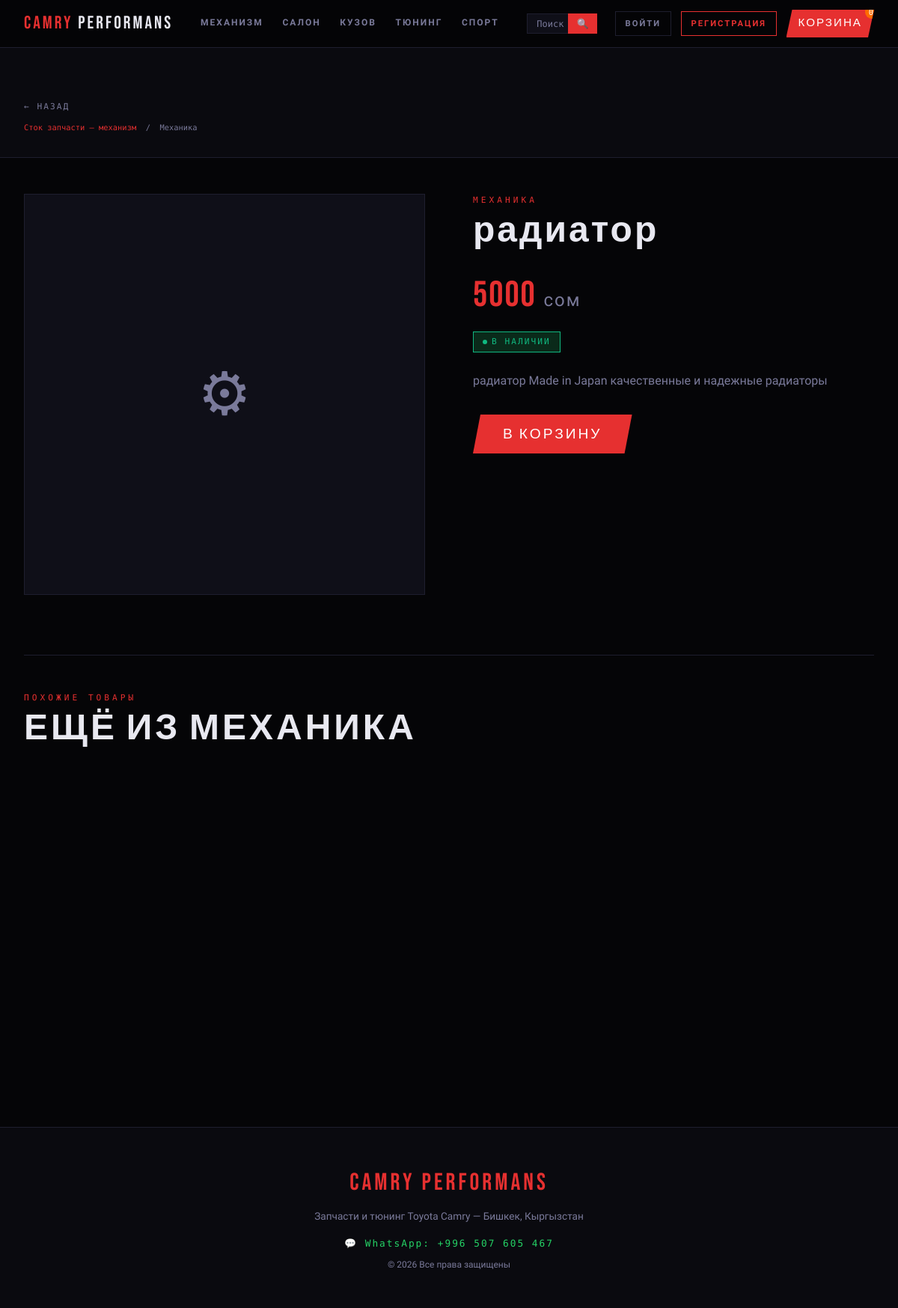
Screenshot of /product/4/ with the database file from the repository.
### core/models.py (models this page shows, shortened)
class Product(models.Model):
    category       = models.ForeignKey(Category, on_delete=models.CASCADE, related_name='products', verbose_name='Категория')
    compatible_with= models.ManyToManyField(CarModel, blank=True, verbose_name='Совместимость')
    title          = models.CharField(max_length=250, verbose_name='Название')
    description    = models.TextField(verbose_name='Описание')
    price          = models.DecimalField(max_digits=10, decimal_places=2, verbose_name='Цена (сом)')
    image          = models.ImageField(upload_to='products/', blank=True, null=True, verbose_name='Фото')
    in_stock       = models.BooleanField(default=True, verbose_name='В наличии')
    is_premium     = models.BooleanField(default=False, verbose_name='Премиум')
    created_at     = models.DateTimeField(auto_now_add=True)
    class Meta:
        verbose_name = 'Товар'
        verbose_name_plural = 'Товары'

class Category(models.Model):
    name       = models.CharField(max_length=100, verbose_name='Название')
    slug       = models.SlugField(unique=True)
    department = models.CharField(max_length=20, choices=DEPARTMENT_CHOICES, default='stock', verbose_name='Отдел')
    description= models.TextField(blank=True, verbose_name='Описание')
    image      = models.ImageField(upload_to='categories/', blank=True, null=True, verbose_name='Фото')
    class Meta:
        verbose_name = 'Категория'
        verbose_name_plural = 'Категории'

### core/views.py (the view)
# urls.py: path('product/<int:pk>/', views.product_detail, name='product_detail'),
def product_detail(request, pk):
    product = get_object_or_404(Product, pk=pk)
    related = Product.objects.filter(category=product.category).exclude(pk=pk)[:4]
    return render(request, 'product_detail.html', {'product': product, 'related': related})

### core/templates/product_detail.html (shortened to what this page needs)
{% extends 'base.html' %}
{% block content %}
<div style="background:var(--dark);border-bottom:1px solid var(--border);padding:4rem 0 2rem">
  <div class="container">
    <a href="javascript:history.back()" style="font-family:var(--font-mono);font-size:0.7rem;color:var(--muted);letter-spacing:2px">← НАЗАД</a>
    <div style="font-family:var(--font-mono);font-size:0.65rem;color:var(--muted);margin-top:0.5rem">
      <a href="/dept/{{ product.category.department }}/" style="color:var(--red)">{{ product.category.get_department_display }}</a>
      &nbsp;/&nbsp;
      <a href="/category/{{ product.category.slug }}/">{{ product.category.name }}</a>
    </div>
  </div>
</div>
<div class="container" style="padding-top:3rem;padding-bottom:5rem">
  <div style="display:grid;grid-template-columns:1fr 1fr;gap:4rem;align-items:start">
    <div style="background:var(--card);border:1px solid var(--border);width:100%;aspect-ratio:1;display:flex;align-items:center;justify-content:center;font-size:5rem;color:var(--muted);overflow:hidden;position:relative">
      {% if product.image %}
        <img src="{{ product.image.url }}" alt="{{ product.title }}" style="width:100%;height:100%;object-fit:cover">
      {% else %}
        &#9881;
      {% endif %}
    </div>
    <div>
      <p class="section-label">{{ product.category.name }}</p>
      <h1 style="font-family:var(--font-head);font-size:clamp(2rem,4vw,3.5rem);letter-spacing:3px;line-height:1;margin-bottom:1.5rem">{{ product.title }}</h1>
      <div style="font-family:var(--font-head);font-size:3rem;color:var(--red);letter-spacing:2px;margin-bottom:0.5rem">
        {{ product.price|floatformat:0 }} <span style="font-size:1.5rem;color:var(--muted);font-family:var(--font-body)">сом</span>
      </div>
      {% if product.in_stock %}
      <div style="display:inline-flex;align-items:center;gap:6px;background:#0a2a1a;border:1px solid #10b981;padding:4px 12px;margin-bottom:1.5rem">
        <span style="width:6px;height:6px;border-radius:50%;background:#10b981;display:inline-block"></span>
        <span style="font-family:var(--font-mono);font-size:0.7rem;color:#10b981;letter-spacing:2px">В НАЛИЧИИ</span>
      </div>
      {% endif %}
      <p style="color:var(--muted);line-height:1.7;margin-bottom:2rem">{{ product.description }}</p>
      {% if product.in_stock %}
      <button class="btn-red" style="font-size:1.2rem;padding:0.9rem 2.5rem" onclick="addToCart(event, {{ product.pk }})">
        В КОРЗИНУ
      </button>
      {% endif %}
    </div>
  </div>
  {% if related %}
  <hr class="divider" style="margin-top:5rem">
  <p class="section-label">ПОХОЖИЕ ТОВАРЫ</p>
  <h2 class="section-title">ЕЩЁ ИЗ {{ product.category.name|upper }}</h2>
  <div class="product-grid" style="margin-top:2rem">
  </div>
  {% endif %}
</div>
{% endblock %}

### core/templates/base.html (style rules this page uses)
:root { --black: #050507; --dark: #0a0a0f; --card: #0f0f18; --border: #1e1e2e; --red: #e63030; --red2: #ff4545; --gold: #c8a84b; --orange: #ff8c00; --purple: #a855f7; --blue: #3b82f6; --text: #e8e8f0; --muted: #7a7a9a; --font-head: 'Bebas Neue', sans-serif; --font-body: 'Rajdhani', sans-serif; --font-mono: 'Share Tech Mono', monospace; }
*, *::before, *::after { box-sizing: border-box; margin: 0; padding: 0; }
html { scroll-behavior: smooth; }
body { background: var(--black); color: var(--text); font-family: var(--font-body); font-size: 16px; line-height: 1.6; overflow-x: hidden; }
a { color: inherit; text-decoration: none; }
.btn-red { display: inline-block; background: var(--red); color: #fff; font-family: var(--font-head); font-size: 1.1rem; letter-spacing: 3px; padding: 0.7rem 2rem; clip-path: polygon(10px 0%, 100% 0%, calc(100% - 10px) 100%, 0% 100%); transition: background 0.2s, transform 0.1s; cursor: pointer; border: none; }
.product-grid { display: grid; grid-template-columns: repeat(auto-fill, minmax(240px, 1fr)); gap: 1.5rem; }
.section-label { font-family: var(--font-mono); font-size: 0.7rem; letter-spacing: 4px; color: var(--red); text-transform: uppercase; margin-bottom: 0.5rem; }
.section-title { font-family: var(--font-head); font-size: 3rem; letter-spacing: 4px; line-height: 1; margin-bottom: 1rem; }
.divider { border: none; border-top: 1px solid var(--border); margin: 3rem 0; }
.container { max-width: 1300px; margin: 0 auto; padding: 0 2rem; }

### rows the page displays
Product: category.department "Сток запчасти — механизм", category.name "Механика", category.name "МЕХАНИКА", title "радиатор", price "5000", description "радиатор Made in Japan качественные и надежные радиаторы"
